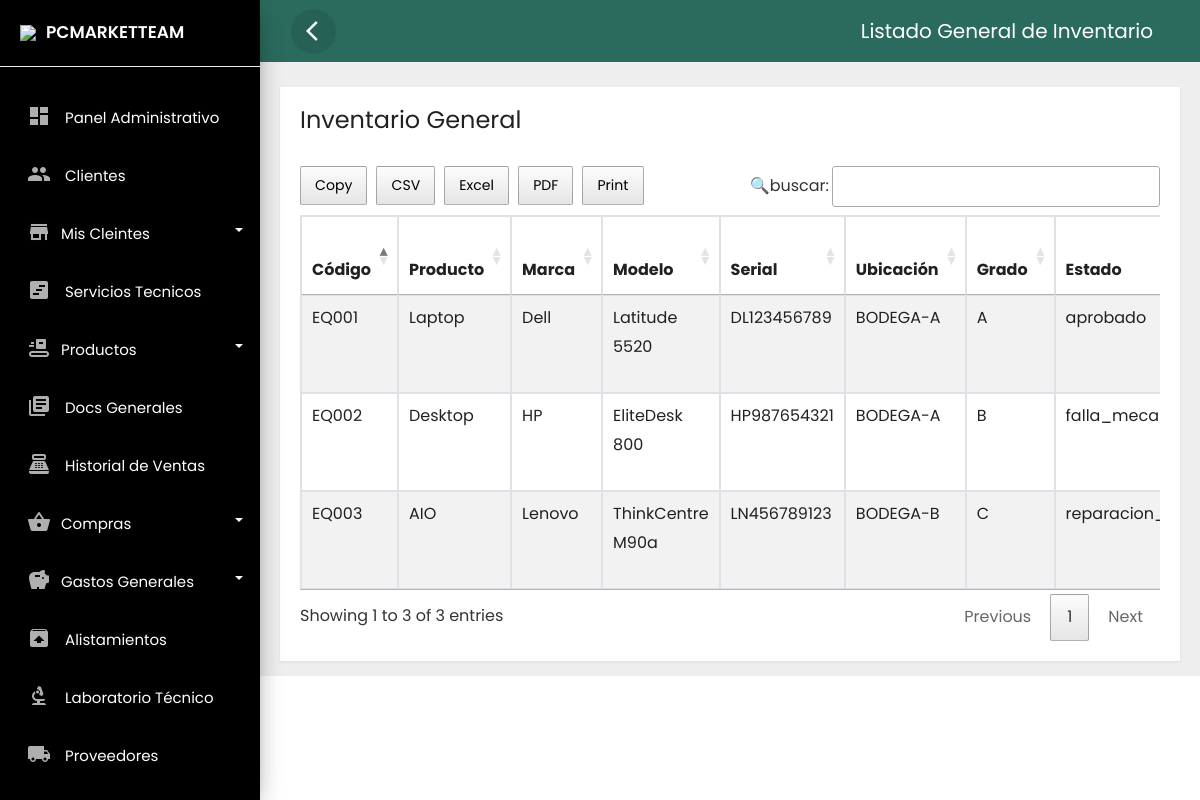
The app's page /frontend/bodega/mostrar.php (signed in), older data.
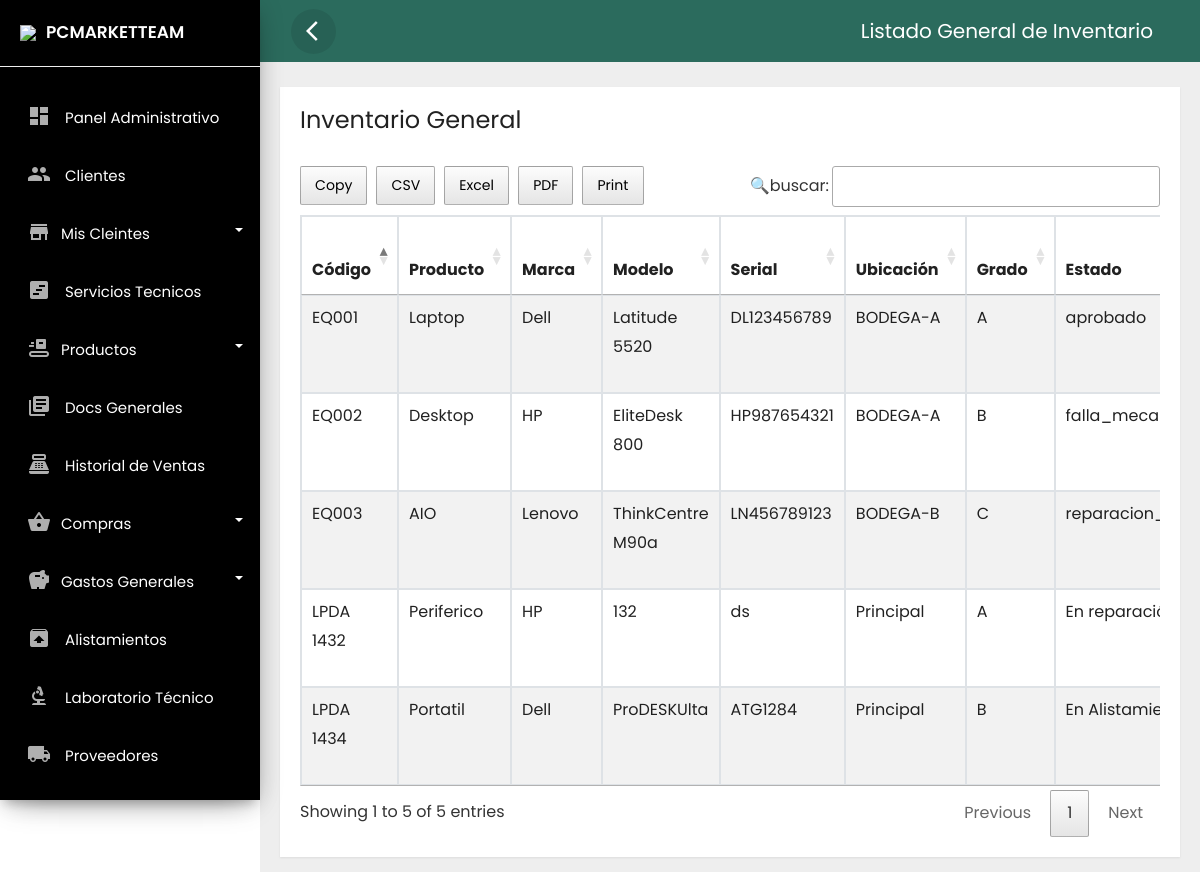
The same page, newer data.
### tables this page shows
CREATE TABLE `bodega_inventario` (
  `id` int(11) NOT NULL,
  `codigo_g` varchar(50) NOT NULL COMMENT 'Código general del equipo',
  `item` int(11) NOT NULL COMMENT 'Número de ítem secuencial',
  `ubicacion` varchar(100) NOT NULL COMMENT 'Zona específica en bodega/laboratorio',
  `posicion` varchar(50) NOT NULL COMMENT 'Posición exacta dentro de la ubicación',
  `fecha_ingreso` datetime NOT NULL DEFAULT current_timestamp(),
  `fecha_modificacion` datetime NOT NULL DEFAULT current_timestamp(),
  `activo_fijo` varchar(50) DEFAULT NULL COMMENT 'Identificador de activo fijo',
  `codigo_lote` varchar(50) NOT NULL COMMENT 'Código de lote de ingreso',
  `producto` varchar(50) NOT NULL COMMENT 'Tipo de producto (Laptop, Desktop, Monitor, AIO, etc.)',
  `marca` varchar(50) NOT NULL COMMENT 'Marca del equipo',
  `serial` varchar(100) NOT NULL COMMENT 'Número de serie del fabricante',
  `modelo` varchar(100) NOT NULL COMMENT 'Modelo específico del equipo',
  `procesador` varchar(100) DEFAULT NULL COMMENT 'Especificaciones del procesador',
  `ram` varchar(50) DEFAULT NULL COMMENT 'Memoria RAM instalada',
  `disco` varchar(100) DEFAULT NULL COMMENT 'Tipo y capacidad del disco',
  `pulgadas` varchar(20) DEFAULT NULL COMMENT 'Tamaño de pantalla',
  `observaciones` text DEFAULT NULL COMMENT 'Notas técnicas y observaciones',
  `grado` enum('A','B','C') NOT NULL COMMENT 'Clasificación según procedimiento técnico',
  `disposicion` varchar(50) NOT NULL COMMENT 'Estado actual del equipo en el proceso',
  `estado` enum('activo','inactivo') NOT NULL DEFAULT 'activo'
);

### frontend/bodega/mostrar.php (the view, shortened to what the changed rows need)
<?php
require_once '../../backend/bd/ctconex.php';
?>
<?php if(isset($_SESSION['id'])) { ?>
<!DOCTYPE html>
<html lang="es">
<head>
    <link rel="stylesheet" href="../../backend/css/bootstrap.min.css">
    <link rel="stylesheet" href="../../backend/css/custom.css">
    <link rel="stylesheet" href="../../backend/css/loader.css">
    <link rel="stylesheet" type="text/css" href="../../backend/css/datatable.css">
    <link rel="stylesheet" type="text/css" href="../../backend/css/buttonsdataTables.css">
    <link rel="stylesheet" type="text/css" href="../../backend/css/font.css">
</head>
<body>
    <div class="wrapper">
        <?php    include_once '../layouts/nav.php';  include_once '../layouts/menu_data.php';    ?>
        <nav id="sidebar">
            <div class="sidebar-header">
                <h3><img src="../../backend/img/favicon.png" class="img-fluid"><span>PCMARKETTEAM</span></h3>
            </div>
            <?php renderMenu($menu); ?>
        </nav>
        <div id="content">
            <div class="top-navbar">
                <nav class="navbar navbar-expand-lg">
                    <div class="container-fluid">
                        <button type="button" id="sidebarCollapse" class="d-xl-block d-lg-block d-md-mone d-none">
                            <span class="material-icons">arrow_back_ios</span>
                        </button>
                        <a class="navbar-brand" href="#"> Listado General de Inventario </a>
                    </div>
                </nav>
            </div>
            <div class="main-content">
                <div class="row">
                    <div class="col-md-12">
                        <div class="card">
                            <div class="card-header">
                                <h4>Inventario General</h4>
                            </div>
                            <div class="card-body">
                                <div class="table-responsive">
                                    <table id="example" class="table table-striped table-hover table-bordered">
                                        <thead>
                                            <tr>
                                                <th>Código</th>
                                                <th>Producto</th>
                                                <th>Marca</th>
                                                <th>Modelo</th>
                                                <th>Serial</th>
                                                <th>Ubicación</th>
                                                <th>Grado</th>
                                                <th>Estado</th>
                                            </tr>
                                        </thead>
                                        <tbody>
                                            <?php
                                            $sql = "SELECT i.*,
                                                    CASE
                                                        WHEN d.estado_reparacion IS NOT NULL THEN d.estado_reparacion
                                                        WHEN cc.estado_final IS NOT NULL THEN cc.estado_final
                                                        ELSE i.disposicion
                                                    END as estado_actual
                                                    FROM bodega_inventario i
                                                    LEFT JOIN bodega_diagnosticos d ON i.id = d.inventario_id
                                                        AND d.id = (SELECT MAX(id) FROM bodega_diagnosticos WHERE inventario_id = i.id)
                                                    LEFT JOIN bodega_control_calidad cc ON i.id = cc.inventario_id
                                                        AND cc.id = (SELECT MAX(id) FROM bodega_control_calidad WHERE inventario_id = i.id)
                                                    WHERE i.estado = 'activo'
                                                    ORDER BY i.fecha_modificacion DESC";
                                            $result = $conn->query($sql);
                                            if ($result && $result->num_rows > 0) {
                                                while ($row = $result->fetch_assoc()) {
                                                    echo "<tr>";
                                                    echo "<td>" . htmlspecialchars($row['codigo_g']) . "</td>";
                                                    echo "<td>" . htmlspecialchars($row['producto']) . "</td>";
                                                    echo "<td>" . htmlspecialchars($row['marca']) . "</td>";
                                                    echo "<td>" . htmlspecialchars($row['modelo']) . "</td>";
                                                    echo "<td>" . htmlspecialchars($row['serial']) . "</td>";
                                                    echo "<td>" . htmlspecialchars($row['ubicacion']) . "</td>";
                                                    echo "<td>" . htmlspecialchars($row['grado']) . "</td>";
                                                    echo "<td>" . htmlspecialchars($row['estado_actual']) . "</td>";
                                                    echo "</tr>";
                                                }
                                            }
                                            ?>
                                        </tbody>
                                    </table>
                                </div>
                            </div>
                        </div>
                    </div>
                </div>
            </div>
        </div>
    </div>
</body>
</html>
<?php }else{
header('Location: ../error404.php');
} ?>

### frontend/layouts/nav.php
<?php
function renderMenu($items)
{
    echo '<ul class="list-unstyled components">';
    foreach ($items as $item) {
        if (isset($item['children'])) {
            $menu_id = isset($item['id']) ? $item['id'] : 'menu_' . uniqid();
            echo '<li class="dropdown">
                    <a href="#' . $menu_id . '" data-toggle="collapse" aria-expanded="false" class="dropdown-toggle">
                        <i class="material-icons">' . $item['icon'] . '</i><span>' . $item['label'] . '</span>
                    </a>
                    <ul class="collapse list-unstyled menu" id="' . $menu_id . '">';
            renderMenu($item['children']);
            echo '</ul></li>';
        } else {
            echo '<li>
                    <a href="' . $item['url'] . '">
                        ' . (isset($item['icon']) ? '<i class="material-icons">' . $item['icon'] . '</i>' : '') . '
                        <span>' . $item['label'] . '</span>
                    </a>
                  </li>';
        }
    }
    echo '</ul>';
}
?>

Row changes from the older to the newer data that the page shows:
added bodega_inventario: codigo_g "LPDA 1434", producto "Portatil", marca "Dell", modelo "ProDESKUlta", serial "ATG1284", ubicacion "Principal", grado "B", estado_actual "En…"
added bodega_inventario: codigo_g "LPDA 1432", producto "Periferico", marca "HP", modelo "132", serial "ds", ubicacion "Principal", grado "A", estado_actual "En…"
Text that changed along with them:
text written by a page script: "Copy CSV Excel PDF Print 🔍buscar: Showing 1 to 3 of 3 entries Previous 1 Next" → "Copy CSV Excel PDF Print 🔍buscar: Showing 1 to 5 of 5 entries Previous 1 Next"
